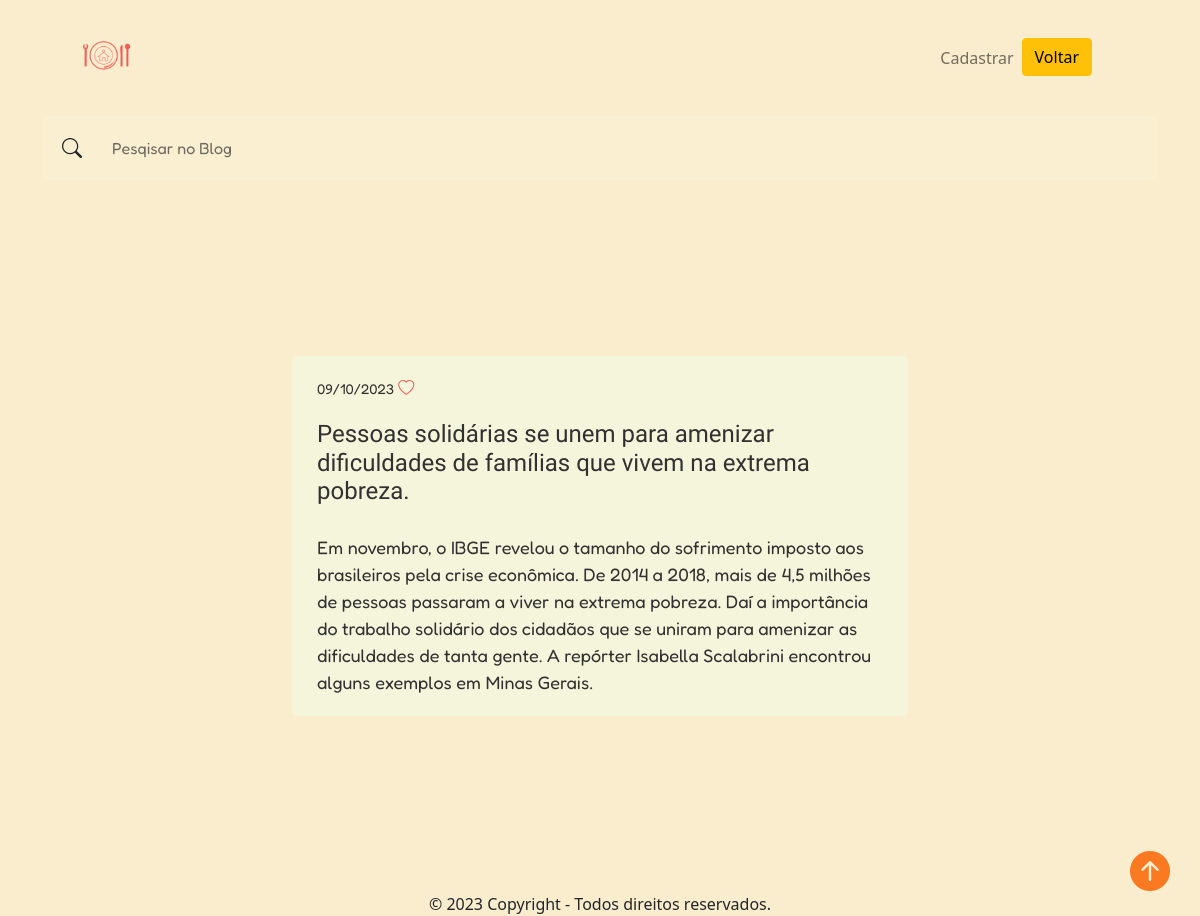
/blog/index.php, run on an earlier commit of the app's database.
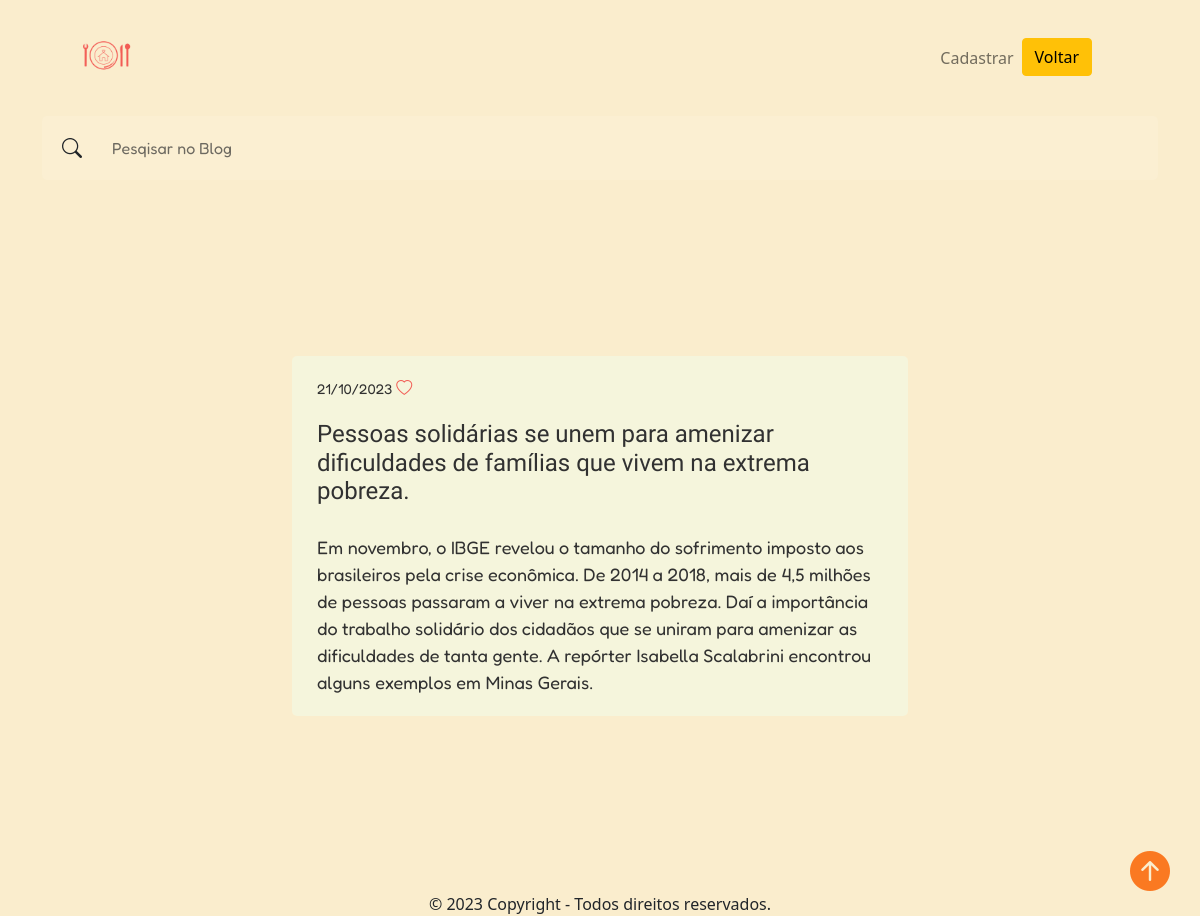
And on a later commit of the database.
### tables this page shows
CREATE TABLE `noticia` (
  `id` int(11) NOT NULL,
  `data_create` timestamp NOT NULL DEFAULT current_timestamp(),
  `title_notice` varchar(150) NOT NULL,
  `description_notice` text NOT NULL,
  `all_notice` text NOT NULL
);

### blog/index.php (the view, shortened to what this page needs)
<?php
  require 'conexao.php';
  $sql = $pdo->query("SELECT * FROM noticia ORDER BY id DESC");
  if($sql->rowCount() > 0) {
    $lista = $sql->fetchAll(PDO::FETCH_ASSOC);
  }
?>
<!DOCTYPE html>
<html lang="en">
<head>
    <link href="https://cdn.jsdelivr.net/npm/bootstrap@5.0.2/dist/css/bootstrap.min.css" rel="stylesheet">
    <link rel="stylesheet" href="https://cdn.jsdelivr.net/npm/bootstrap-icons@1.11.1/font/bootstrap-icons.css">
    <link rel="stylesheet" href="assets/css/global.css">
    <link rel="stylesheet" href="assets/css/home.css">
</head>
<body>
    <div class="wrapper">
        <nav class="navbar navbar-expand-lg navbar-light px-5">
            <div class="container-fluid">
              <a class="navbar-brand" href="#"><img src="./img/logo.png" alt="Logo do SocialHelp" height="90px" width="90px"></a>
              <div class="collapse navbar-collapse px-5 justify-content-end" id="navbarNavDropdown">
                <ul class="navbar-nav">
                  <li class="nav-item">
                    <a class="nav-link" href="cadastrar.php">Cadastrar</a>
                  </li>
                  <li class="nav-item">
                    <a href="../index.html"><button type="button" class="btn btn-warning">Voltar</button></a>
                  </li>
                </ul>
              </div>
            </div>
          </nav>
        <div class="container">
          <div class="input-search">
            <i class="bi bi-search"></i>
            <input type="text" name="text" id="text" placeholder="Pesqisar no Blog">
          </div>
          <main class="container-post">
          <?php foreach ($lista as $notice): ?>
            <div class="post">
              <div class="top-post">
                <span><?= date_format(new DateTime($notice['data_create']), 'd/m/Y') ; ?></span>
                <i class="bi bi-heart"></i>
              </div>
              <div class="content-post">
                <h3><?= $notice['title_notice']; ?></h3>
                <p><?= $notice['description_notice']; ?></p>
              </div>
            </div>
            <?php endforeach; ?>
          </main>
          <?php
            require 'footer.php';
          ?>
        </div>
    </div>
</body>
</html>

### blog/footer.php (shortened to what this page needs)
<footer id="footer">
  <div class="menu">
    <span>&copy; 2023 Copyright - Todos direitos reservados.</span>
  </div>
</footer>
<a href="#" class="backToTop show">
  <i class="bi bi-arrow-up-circle-fill"></i>
</a>

### blog/assets/css/global.css (style rules this page uses)
* { margin: 0; padding: 0; box-sizing: border-box; text-decoration: none; }
nav { background-color: transparent; }
:root { --bege: #FAEDCD; --white: #fff; --title: #F25C54; --subtitle: #313131; --text: #646464; }
html { scroll-behavior: smooth; }
body { background-color: var(--bege); }
.container { width: 100%; height: 100vh; display: flex; flex-direction: column; justify-content: space-between; }
.backToTop { position: fixed; bottom: 0; right: 30px; font-size: 40px; color: #FA7921; visibility: hidden; transform: translateY(100%); transition: 0.3s; }
.backToTop.show { visibility: visible; bottom: 15px; transform: translateY(0); }
.input-search { display: flex; align-items: center; position: relative; }
.input-search i { font-size: 20px; position: absolute; left: 20px; }
.input-search :where(input, textarea) { width: 100%; padding: 20px 0 20px 70px; background-color: rgba(255, 255, 255, 0.1); border-radius: 5px; border-radius: 5px; border: none; color: var(--subtitle); outline: none; }
.input-search input::placeholder { font-family: 'Fredoka', sans-serif; color: var(--subtitle); opacity: 0.7; }
.menu { display: flex; justify-content: space-around; }

### blog/assets/css/home.css (style rules this page uses)
.container-post { padding: 50px 250px; }
.post { font-family: 'Fredoka', sans-serif; background-color: beige; border-radius: 5px; margin: 50px 0px; padding: 0 25px; transition: .5s; }
.post h3 { font-family: 'Fredoka One', cursive; font-weight: 400; font-size: 2vw; color: var(--title); }
.top-post span { font-size: 14px; color: var(text); }
.content-post h3 { color: var(--subtitle); font-weight: 400; }
.top-post, .content-post p { padding: 20px 0; color: var(--subtitle); }
.top-post i { color: var(--title); cursor: pointer; }
.content-post p { font-size: 18px; }

What changed in the data, as far as the page shows it:
removed noticia: data_create "09/10/2023", title_notice "Pessoas solidárias se unem para amenizar dificuldades de famílias que vivem na extrema pobreza.", description_notice "Em novembro, o IBGE revelou o tamanho do sofrimento imposto aos brasileiros pela crise econômica. De 2014 a 2018, mais de 4,5 milhões de pessoas passaram a viver na extrema pobreza. Daí a importância do trabalho solidário dos cidadãos que se uniram para amenizar as dificuldades de tanta gente. A repórter Isabella Scalabrini encontrou alguns exemplos em Minas Gerais."
added noticia: data_create "21/10/2023", title_notice "Pessoas solidárias se unem para amenizar dificuldades de famílias que vivem na extrema pobreza.", description_notice "Em novembro, o IBGE revelou o tamanho do sofrimento imposto aos brasileiros pela crise econômica. De 2014 a 2018, mais de 4,5 milhões de pessoas passaram a viver na extrema pobreza. Daí a importância do trabalho solidário dos cidadãos que se uniram para amenizar as dificuldades de tanta gente. A repórter Isabella Scalabrini encontrou alguns exemplos em Minas Gerais."
